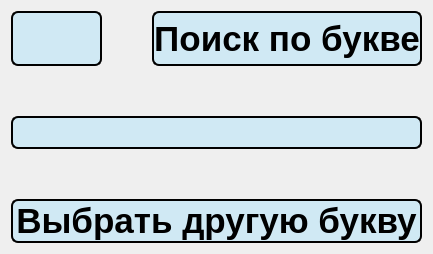
      <widget class="QWidget" name="letter_search_result">
       <layout class="QVBoxLayout" name="verticalLayout_58">
        <item>
         <layout class="QVBoxLayout" name="verticalLayout_51">
          <item>
           <layout class="QVBoxLayout" name="verticalLayout_57" stretch="1,15">
            <property name="spacing">
             <number>50</number>
            </property>
            <item>
             <layout class="QHBoxLayout" name="horizontalLayout_8" stretch="2,21">
              <item>
               <widget class="QPushButton" name="back_26">
                <property name="sizePolicy">
                 <sizepolicy hsizetype="Expanding" vsizetype="Expanding">
                  <horstretch>0</horstretch>
                  <verstretch>0</verstretch>
                 </sizepolicy>
                </property>
                <property name="font">
                 <font>
                  <family>Comfortaa</family>
                  <pointsize>28</pointsize>
                  <bold>false</bold>
                 </font>
                </property>
                <property name="styleSheet">
                 <string notr="true">QPushButton {
                color: black;
                background-color: rgb(208, 233, 244);
                border: 2px solid black;
                border-radius: 7px;

            }
            QPushButton:hover {
                background-color: #d0dff4;
            } 
			QPushButton:pressed {
            	background-color: #1f6391;
        }</string>
                </property>
                <property name="text">
                 <string/>
                </property>
                <property name="icon">
                 <iconset>
                  <normaloff>:/icon/icons/back.svg</normaloff>:/icon/icons/back.svg</iconset>
                </property>
               </widget>
              </item>
              <item>
               <widget class="QLabel" name="label_75">
                <property name="sizePolicy">
                 <sizepolicy hsizetype="Expanding" vsizetype="Expanding">
                  <horstretch>0</horstretch>
                  <verstretch>0</verstretch>
                 </sizepolicy>
                </property>
                <property name="styleSheet">
                 <string notr="true">color: black;
font-weight: bold;
font-size: 35px;
border: 2px solid black;
border-radius: 7px;
background-color: rgb(208, 233, 244);
</string>
                </property>
                <property name="text">
                 <string>Поиск по букве</string>
                </property>
                <property name="alignment">
                 <set>Qt::AlignmentFlag::AlignCenter</set>
                </property>
               </widget>
              </item>
             </layout>
            </item>
            <item>
             <layout class="QVBoxLayout" name="verticalLayout_56" stretch="5,1">
              <property name="spacing">
               <number>50</number>
              </property>
              <property name="bottomMargin">
               <number>0</number>
              </property>
              <item>
               <widget class="QLabel" name="label_76">
                <property name="sizePolicy">
                 <sizepolicy hsizetype="Expanding" vsizetype="Expanding">
                  <horstretch>0</horstretch>
                  <verstretch>0</verstretch>
                 </sizepolicy>
                </property>
                <property name="styleSheet">
                 <string notr="true">color: black;
font-weight: bold;
font-size: 25px;
border: 2px solid black;
border-radius: 7px;
background-color: rgb(208, 233, 244);
</string>
                </property>
                <property name="text">
                 <string/>
                </property>
                <property name="alignment">
                 <set>Qt::AlignmentFlag::AlignHCenter|Qt::AlignmentFlag::AlignTop</set>
                </property>
                <property name="wordWrap">
                 <bool>true</bool>
                </property>
               </widget>
              </item>
              <item>
               <widget class="QPushButton" name="another_search_2">
                <property name="sizePolicy">
                 <sizepolicy hsizetype="Expanding" vsizetype="Expanding">
                  <horstretch>0</horstretch>
                  <verstretch>0</verstretch>
                 </sizepolicy>
                </property>
                <property name="styleSheet">
                 <string notr="true">QPushButton {
                color: black;
                font-weight: bold;
                font-size:35px;
                background-color: rgb(208, 233, 244);
                border: 2px solid black;
                border-radius: 7px;

            }
            QPushButton:hover {
                background-color: #d0dff4;
            } 
			QPushButton:pressed {
            	background-color: #1f6391;
        }</string>
                </property>
                <property name="text">
                 <string>Выбрать другую букву</string>
                </property>
               </widget>
              </item>
             </layout>
            </item>
           </layout>
          </item>
         </layout>
        </item>
       </layout>
      </widget>
